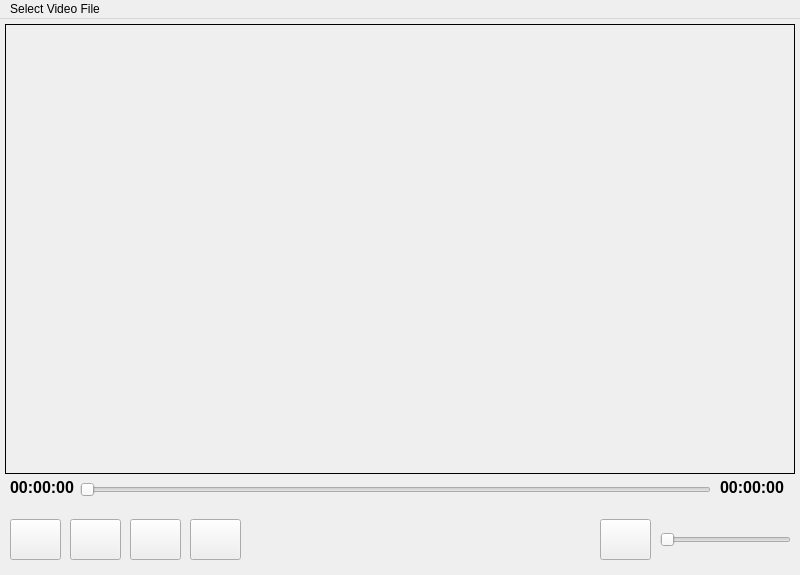
<?xml version="1.0" encoding="UTF-8"?>
<ui version="4.0">
 <class>MainWindow</class>
 <widget class="QMainWindow" name="MainWindow">
  <property name="geometry">
   <rect>
    <x>0</x>
    <y>0</y>
    <width>800</width>
    <height>575</height>
   </rect>
  </property>
  <property name="windowTitle">
   <string>MainWindow</string>
  </property>
  <property name="styleSheet">
   <string notr="true"/>
  </property>
  <widget class="QWidget" name="centralwidget">
   <widget class="QGroupBox" name="groupBox_Video">
    <property name="geometry">
     <rect>
      <x>5</x>
      <y>5</y>
      <width>790</width>
      <height>450</height>
     </rect>
    </property>
    <property name="styleSheet">
     <string notr="true">QGroupBox
{
	border:1px solid black;
}</string>
    </property>
    <property name="title">
     <string/>
    </property>
   </widget>
   <widget class="QPushButton" name="pushButton_Seek_Backward">
    <property name="geometry">
     <rect>
      <x>10</x>
      <y>500</y>
      <width>51</width>
      <height>41</height>
     </rect>
    </property>
    <property name="text">
     <string/>
    </property>
   </widget>
   <widget class="QPushButton" name="pushButton_Play_Pause">
    <property name="geometry">
     <rect>
      <x>70</x>
      <y>500</y>
      <width>51</width>
      <height>41</height>
     </rect>
    </property>
    <property name="text">
     <string/>
    </property>
   </widget>
   <widget class="QPushButton" name="pushButton_Stop">
    <property name="geometry">
     <rect>
      <x>130</x>
      <y>500</y>
      <width>51</width>
      <height>41</height>
     </rect>
    </property>
    <property name="text">
     <string/>
    </property>
   </widget>
   <widget class="QPushButton" name="pushButton_Seek_Forward">
    <property name="geometry">
     <rect>
      <x>190</x>
      <y>500</y>
      <width>51</width>
      <height>41</height>
     </rect>
    </property>
    <property name="text">
     <string/>
    </property>
   </widget>
   <widget class="QPushButton" name="pushButton_Volume">
    <property name="geometry">
     <rect>
      <x>600</x>
      <y>500</y>
      <width>51</width>
      <height>41</height>
     </rect>
    </property>
    <property name="text">
     <string/>
    </property>
   </widget>
   <widget class="QSlider" name="horizontalSlider_Volume">
    <property name="geometry">
     <rect>
      <x>660</x>
      <y>510</y>
      <width>131</width>
      <height>22</height>
     </rect>
    </property>
    <property name="orientation">
     <enum>Qt::Horizontal</enum>
    </property>
   </widget>
   <widget class="QSlider" name="horizontalSlider_Duration">
    <property name="geometry">
     <rect>
      <x>80</x>
      <y>460</y>
      <width>631</width>
      <height>22</height>
     </rect>
    </property>
    <property name="orientation">
     <enum>Qt::Horizontal</enum>
    </property>
   </widget>
   <widget class="QLabel" name="label_current_Time">
    <property name="geometry">
     <rect>
      <x>10</x>
      <y>460</y>
      <width>71</width>
      <height>16</height>
     </rect>
    </property>
    <property name="font">
     <font>
      <pointsize>12</pointsize>
      <bold>true</bold>
     </font>
    </property>
    <property name="text">
     <string>00:00:00</string>
    </property>
   </widget>
   <widget class="QLabel" name="label_Total_Time">
    <property name="geometry">
     <rect>
      <x>720</x>
      <y>460</y>
      <width>71</width>
      <height>16</height>
     </rect>
    </property>
    <property name="font">
     <font>
      <pointsize>12</pointsize>
      <bold>true</bold>
     </font>
    </property>
    <property name="text">
     <string>00:00:00</string>
    </property>
   </widget>
  </widget>
  <widget class="QMenuBar" name="menubar">
   <property name="geometry">
    <rect>
     <x>0</x>
     <y>0</y>
     <width>800</width>
     <height>22</height>
    </rect>
   </property>
   <widget class="QMenu" name="menuSelect_Video_File">
    <property name="title">
     <string>Select Video File</string>
    </property>
    <addaction name="actionOpen"/>
   </widget>
   <addaction name="menuSelect_Video_File"/>
  </widget>
  <action name="actionOpen">
   <property name="text">
    <string>Open</string>
   </property>
  </action>
 </widget>
 <resources/>
 <connections/>
</ui>
